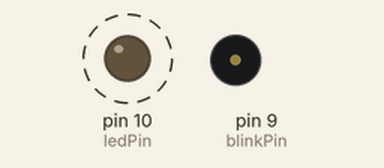
The sketch below on a simulated Arduino Uno, built with avr-gcc and run on an emulated ATmega328P. On the bench: output pins drawn as LEDs (lit = HIGH), buzzer (waves = sounding). Dashed ring = blinking. Pins used as bus, display or sensor lines are not drawn.

Above: at 0.5 s.
Timing chart, 0 to 4.6 s (numbered marks = the images above):
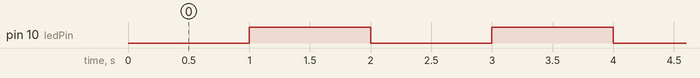

The sketch:

clock.ino
```cpp
int ledPin = 10; // sets pin 10 to output the same value at the ledPin output
int blinkPin = 9; // set pin 9 to output the same value as the output timer which is the blinkPin

void TimerOne_setPeriod(long OCRValue)

{
 TCCR1B = _BV(WGM12)|_BV(CS12)|_BV(CS10);   // CTC mode - 1024 prescale
                                            //  TCCR1B = _BV(WGM12)|_BV(CS12)|_BV(CS11)|_BV(CS10); is the entire command but since CS11=0 its left out
                                            //  manipulates prescale (one of the parameters we can manipulate**we want to use prescales that yeields high ORC values for more reliable signals
 TCCR1A = _BV(COM1A0);                      //  or use TCCR1A = 0x40;            // Toggle mode 0C1A
                                            //  This is used to toggle on pin 11 ** pin 11 = 0 x 1 so COM(COM1A1) = 0 and is not in code
                                            //  **Determines pin behavor
 OCR1A = OCRValue;                          //  set the counter
}

void setup()
{
 pinMode(ledPin, OUTPUT);                   //  Makes ledPin is the output
 pinMode(blinkPin, OUTPUT);                  // turn on the timer ouput pin and it also the input;
 TimerOne_setPeriod(781.25);                 // set up and start Timer1 to blink at the same rate as the blink sketch
                                           /* Insert the follwing values into the TimerOne_setPeriod() here for the following frequencies:
                                            .12 Hz: 65104.16667
                                            .5 Hz: 15625
                                            1 Hz: 7812.5
                                            5 Hz: 1562.5
                                            10 Hz: 781.25
                                            */


}


void loop()
{
 digitalWrite(ledPin, LOW);                 // set the LED on
 delay(1000);                               // wait for a second
 digitalWrite(ledPin, HIGH);                // set the LED off
 delay(1000);                               // wait for a second
}
```

Measured:
- by itself, pin 10 (ledPin): alternates HIGH for 1.0 s and LOW for 1.0 s
